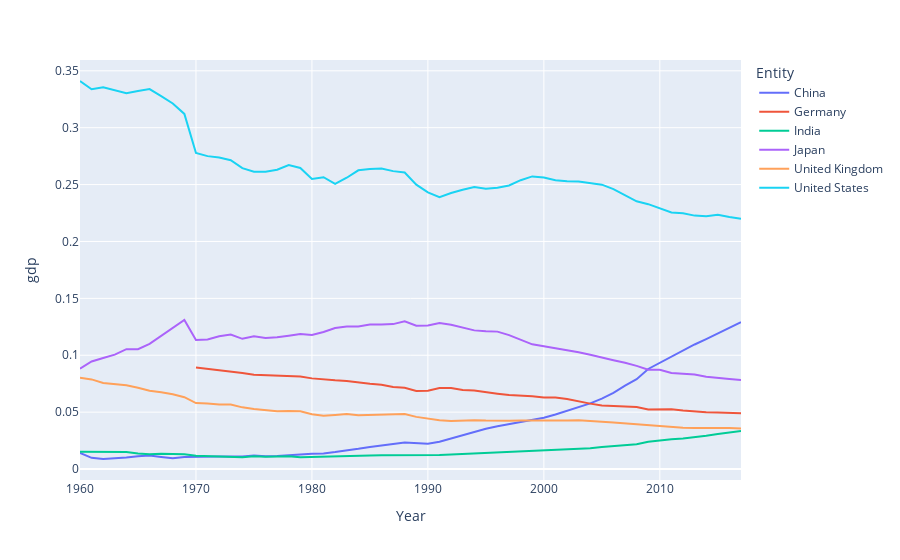

The notebook cell saved with this chart:
### Code cell
px.line(top6_share, x = "Year", y = "gdp", color = "Entity")
